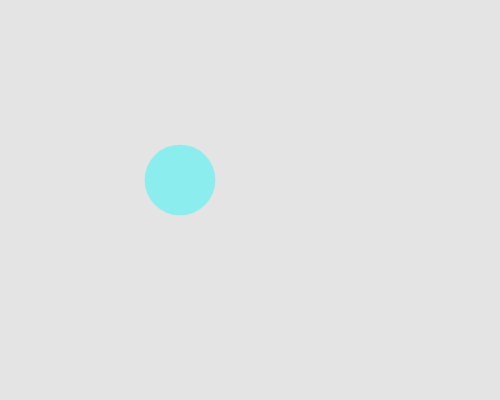
Frame 1 (no input)
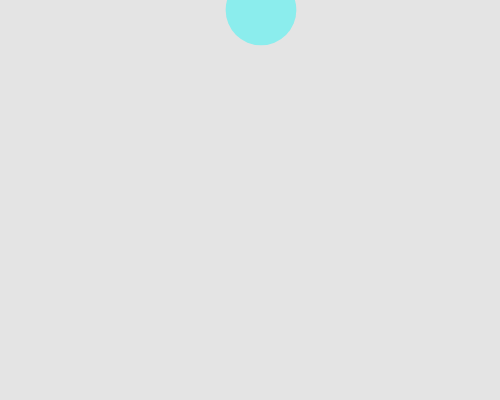
Frame 60 (no input)
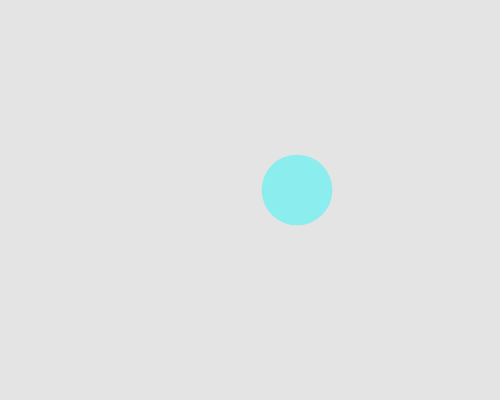
Frame 120 (the mouse pressed at the canvas centre since frame 60)

The p5.js sketch that drew these frames (run headless with seeded random() and noise() and a simulated clock; from frame 60 on, the mouse is pressed at the canvas centre):

// p5.js sketch
// ── sketch.js
var x = 180;
var y = 180;
var xspeed = 9;
var yspeed = 10;


function setup() {
  createCanvas(500, 400);
  background (25);

}

function draw() {
    noStroke();
    background(228);
    //distance from center of the screen
    var d = dist(90, 90, 40, 40);

     fill (0, 250, 250, 100, 200, 250);
      ellipse (x, y, d, d);

     //bouncing horizontally
      x = x + xspeed;
      
      if (x > 480 || x < 10)  {
         xspeed = -xspeed;
      }

     //bouncing veritcally
      y = y + yspeed;

     if (y > 380 || y < 10) {
           yspeed = -yspeed;
      }

}
// ── Isaiah-bounce.html
<html>
    
<head>
    <script src="p5.js"></script>
    <script src="sketch.js"></Script>
</head>

    <body></body>

</html>
